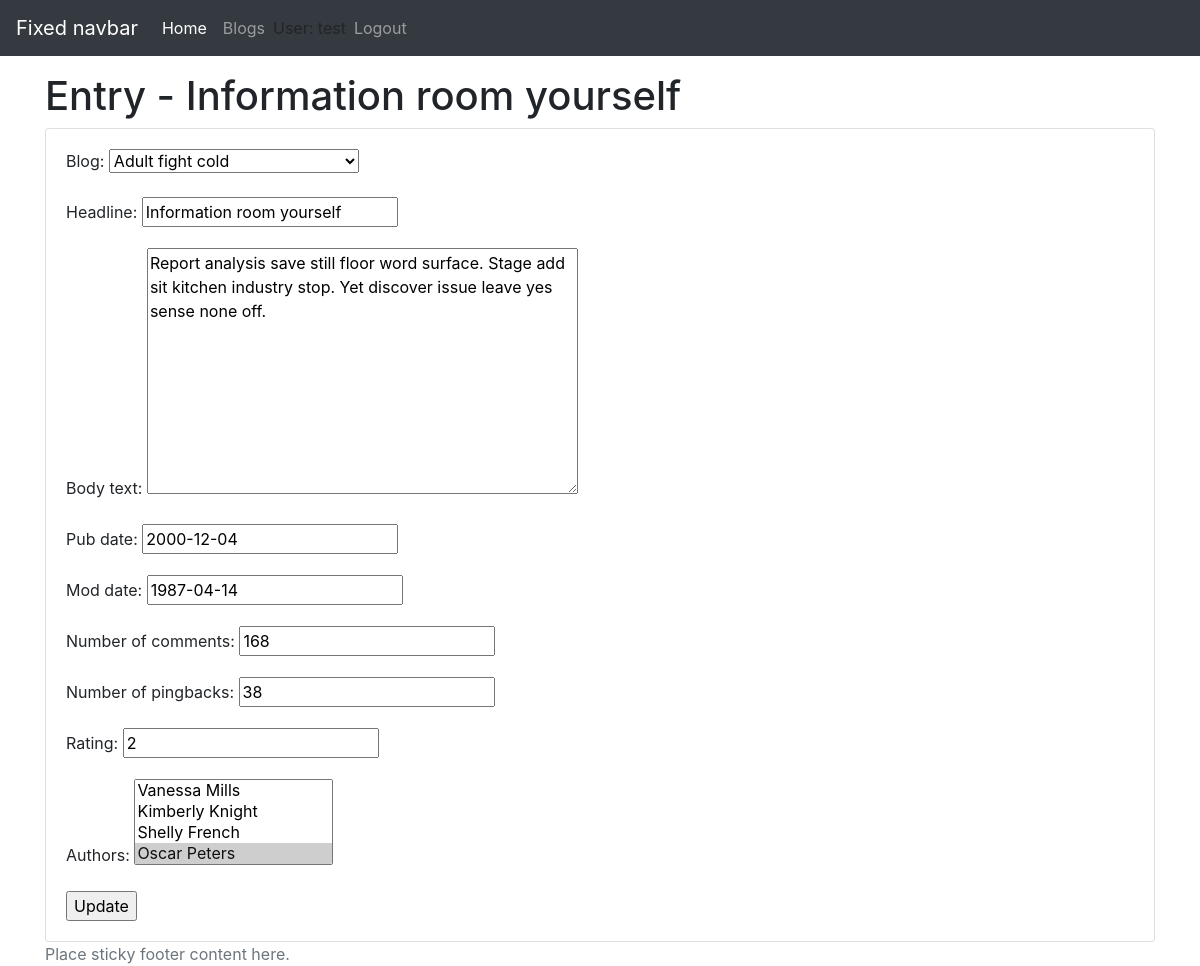
The page /blog/entries/52/entry/151/edit (signed in) on the database its author committed.
### blog/models.py (models this page shows, shortened)
class Entry(models.Model):
    blog = models.ForeignKey(Blog, on_delete=models.CASCADE)
    headline = models.CharField(max_length=255)
    body_text = models.TextField()
    pub_date = models.DateField()
    mod_date = models.DateField(default=date.today)
    authors = models.ManyToManyField(Author)
    number_of_comments = models.IntegerField(default=0)
    number_of_pingbacks = models.IntegerField(default=0)
    rating = models.IntegerField(default=5)
    class Meta:
        ordering = ["pub_date", "-mod_date"]

### blog/views.py (the view)
class EntryUpdateView(PermissionRequiredMixin, UpdateView):
    permission_required = ("blog.change_entry",)
    template_name = "blog/entry_update_details.html.j2"
    model = Entry
    fields = [
        "blog",
        "headline",
        "body_text",
        "pub_date",
        "mod_date",
        "number_of_comments",
        "number_of_pingbacks",
        "rating",
        "authors",
    ]

### blog/models.py (called while the page is built)
    def __str__(self):
        return self.name

    def __str__(self):
        return self.name

### templates/blog/entry_update_details.html.j2 (shortened to what this page needs)
{% extends "base.html.j2" %}
{% block content %}
  <div class="row mt-5 pt-4">
    <div class="col-sm">
      <h1>Entry - {{ entry.headline }}</h1>
    </div>
  </div>
  <div class="row">
    <div class="col-sm">
      <div class="card">
        <div class="card-body">
          <form method="post">
            {{ form.as_p }}
            <input type="submit" value="Update">
          </form>
        </div>
      </div>
    </div>
  </div>
{% endblock %}

### templates/base.html.j2 (shortened to what this page needs)
<!doctype html>
<html lang="en">
  <head>
    <link rel="stylesheet" href="https://maxcdn.bootstrapcdn.com/bootstrap/4.0.0/css/bootstrap.min.css">
  </head>
  <body>
    <header>
      <nav class="navbar navbar-expand-md navbar-dark fixed-top bg-dark">
        <a class="navbar-brand" href="#">Fixed navbar</a>
        <div class="collapse navbar-collapse" id="navbarCollapse">
          <ul class="navbar-nav mr-auto">
            <li class="nav-item active">
              <a class="nav-link" href="/blog/">Home <span class="sr-only">(current)</span></a>
            </li>
            <li class="nav-item">
              <a class="nav-link" href="/blog/">Blogs</a>
            </li>
            {% if user.is_authenticated %}
            <li class="nav-text my-2">
              User: {{ user.get_username }}
            </li>
            <a class="nav-link" href="{% url 'logout'%}?next={{request.path}}">Logout</a>
            {% else %}
            <a class="nav-link" href="{% url 'login'%}?next={{request.path}}">Login</a>
            {% endif %}
        </div>
      </nav>
    </header>
    <main role="main" class="container">
        {% block content %}{% endblock %}
    </main>
    <footer class="footer">
      <div class="container">
        <span class="text-muted">Place sticky footer content here.</span>
      </div>
    </footer>
  </body>
</html>

### rows shown on the page
Entry: headline "Information room yourself", blog "Adult fight cold", body_text "Report analysis save still floor word surface. Stage add sit kitchen industry stop. Yet discover issue leave yes sense none off.", pub_date "2000-12-04", mod_date "1987-04-14", number_of_comments "168", number_of_pingbacks "38", rating "2"

### other values the page prints
{{ user.get_username }} "test"
